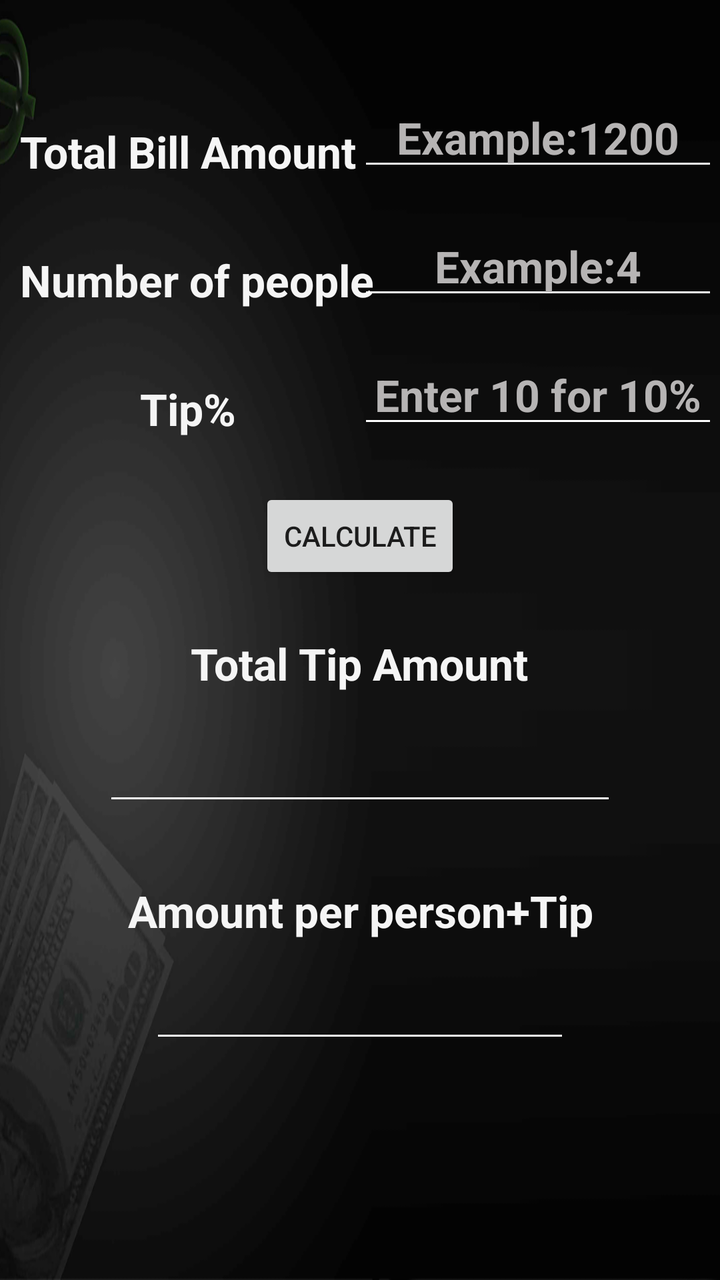
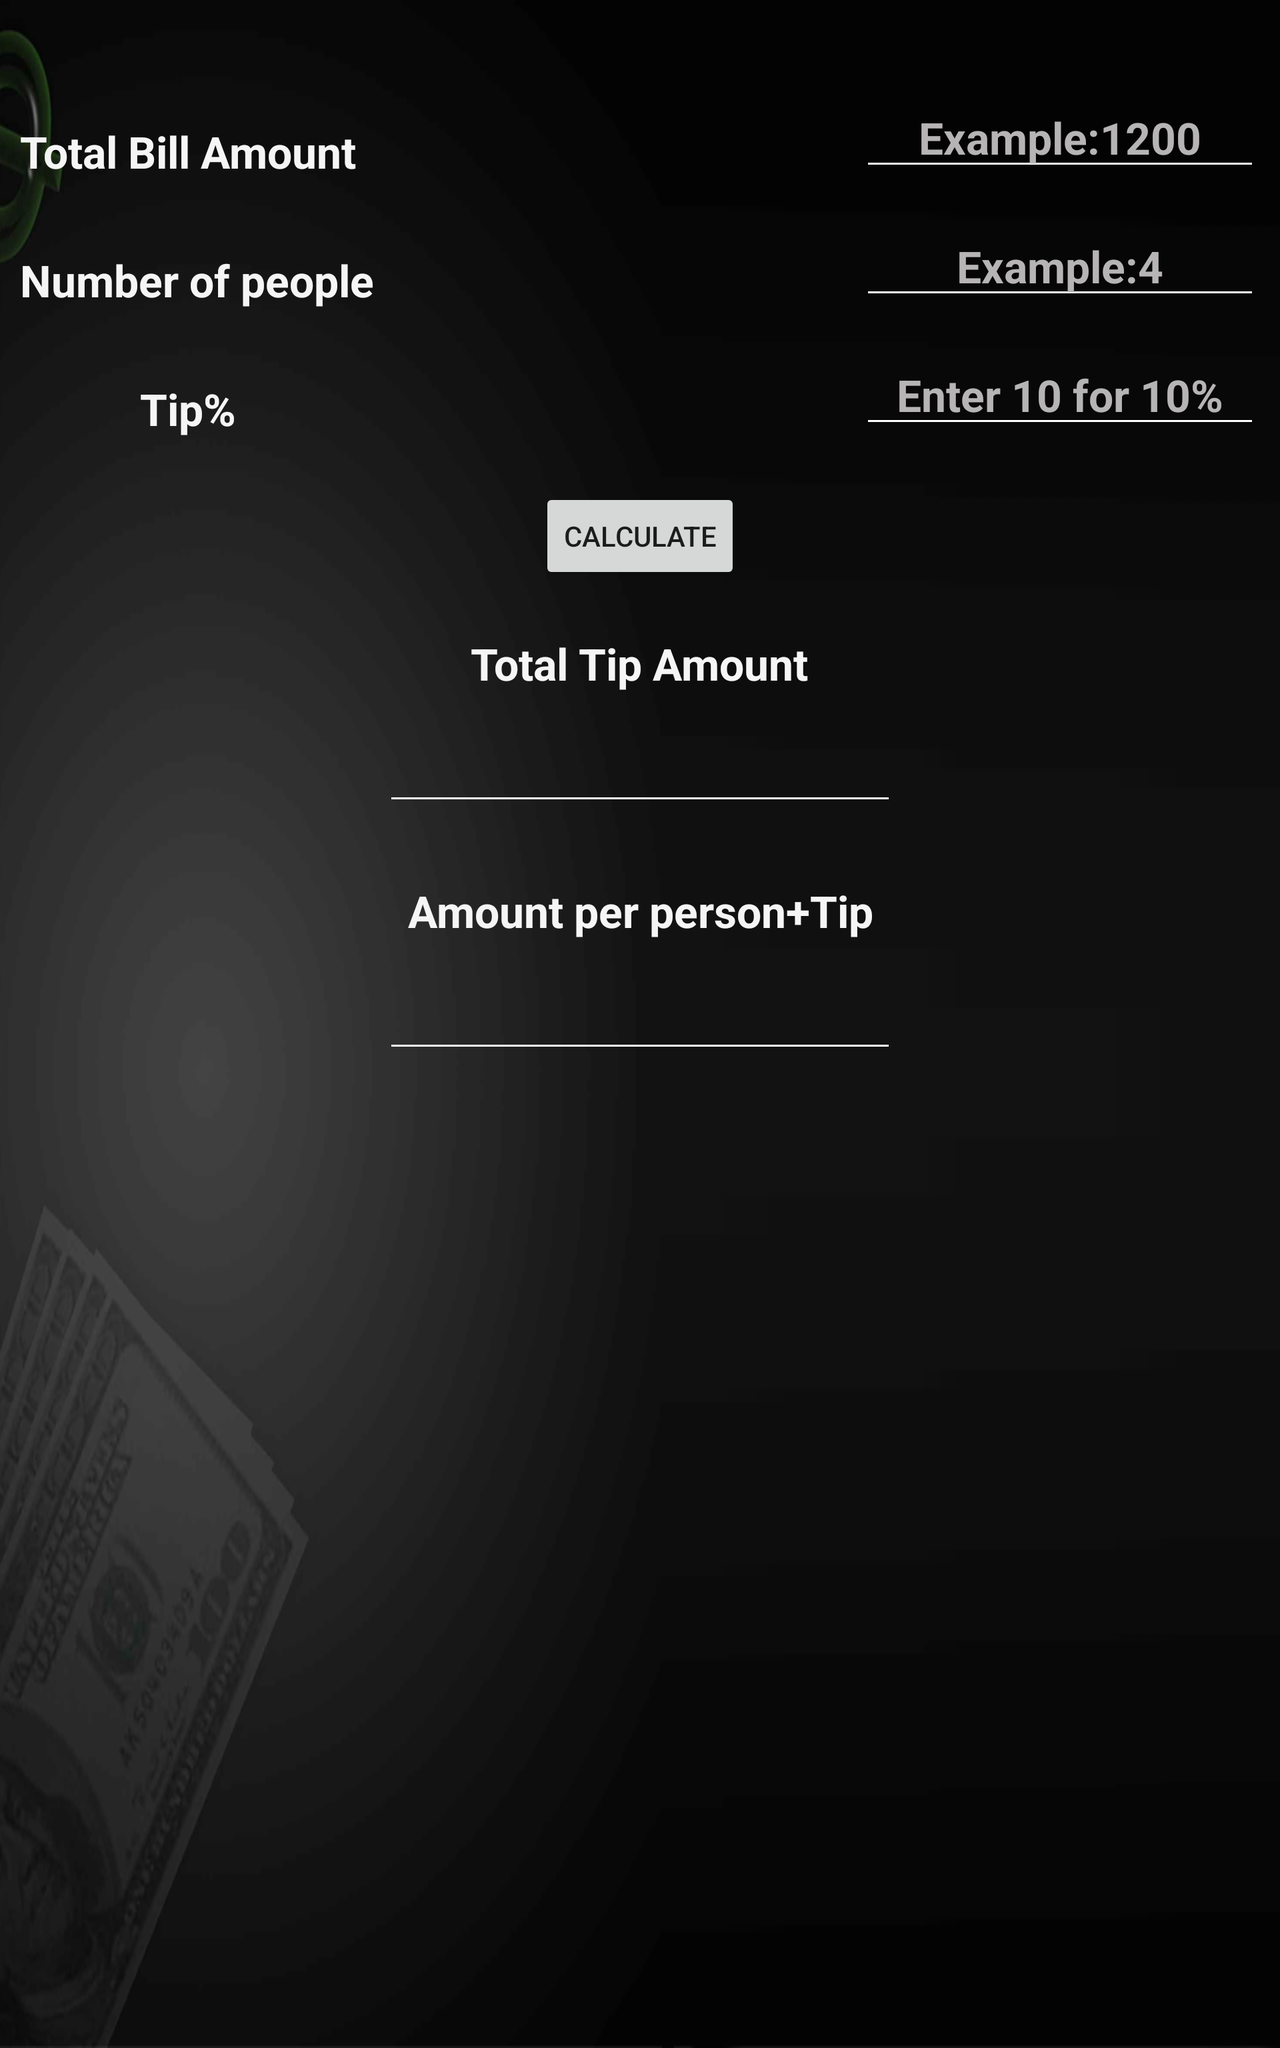

Compare how this app lays out the same screen by default and in its alternative resource folder. The renders come first, then the two layout files and the values they reference.
<!-- AndroidManifest.xml: application theme AppTheme -->
<!-- res/layout/activity_tipcalc.xml -->
<?xml version="1.0" encoding="utf-8"?>
<RelativeLayout xmlns:android="http://schemas.android.com/apk/res/android"
    android:layout_width="match_parent"
    android:layout_height="match_parent"
    android:paddingLeft="10dp"
    android:paddingRight="1dp"
    android:background="@drawable/grad9" >

    <TextView style="@style/white1"
        android:layout_width="wrap_content"
        android:layout_height="wrap_content"
        android:textAppearance="?android:attr/textAppearanceLarge"
        android:text="Total Bill Amount"
        android:id="@+id/textView4"
        android:layout_marginTop="61dp"
        android:layout_alignParentTop="true"
        android:layout_alignParentLeft="true"
        />

    <TextView style="@style/white1"
        android:layout_width="wrap_content"
        android:layout_height="wrap_content"
        android:textAppearance="?android:attr/textAppearanceLarge"
        android:text="Number of people"
        android:id="@+id/textView5"
        android:layout_marginTop="35dp"
        android:layout_below="@+id/textView4"
        android:layout_alignStart="@+id/textView4" />

    <TextView style="@style/white1"
        android:layout_width="wrap_content"
        android:layout_height="wrap_content"
        android:textAppearance="?android:attr/textAppearanceLarge"
        android:text="Tip%"
        android:id="@+id/textView6"
        android:layout_marginTop="35dp"
        android:layout_marginLeft="60dp"
        android:layout_below="@+id/textView5"

         />

    <TextView style="@style/white1"
        android:layout_width="wrap_content"
        android:layout_height="wrap_content"
        android:textAppearance="?android:attr/textAppearanceLarge"
        android:text="Total Tip Amount"
        android:id="@+id/cvi"
        android:layout_below="@+id/btnCal"
        android:layout_marginTop="25dp"
        android:layout_centerHorizontal="true" />

    <EditText style="@style/white1"
        android:layout_width="180dp"
        android:layout_height="wrap_content"
        android:inputType="numberDecimal"
        android:ems="10"
        android:id="@+id/txtCV"
        android:hint="Example:1200"
        android:textColorHint="#b6b4b4"
        android:layout_alignBottom="@+id/textView4"
        android:layout_alignParentEnd="true"
        android:backgroundTint="@android:color/white"/>

    <EditText style="@style/white1"
        android:layout_width="180dp"
        android:layout_height="wrap_content"
        android:inputType="numberDecimal"
        android:ems="10"
        android:id="@+id/txtROI"
        android:hint="Example:4"
        android:textColorHint="#b6b4b4"
        android:layout_alignBottom="@+id/textView5"
        android:layout_alignParentEnd="true"
        android:backgroundTint="@android:color/white"/>

    <EditText style="@style/white1"
        android:layout_width="180dp"
        android:layout_height="wrap_content"
        android:inputType="numberDecimal"
        android:ems="10"
        android:hint="Enter 10 for 10%"
        android:textColorHint="#b6b4b4"
        android:id="@+id/txtNOP"
        android:layout_alignBottom="@+id/textView6"
        android:layout_alignEnd="@+id/txtROI"
        android:backgroundTint="@android:color/white"/>

    <EditText style="@style/white1"
        android:layout_width="wrap_content"
        android:layout_height="wrap_content"
        android:inputType="numberDecimal"
        android:ems="10"
        android:id="@+id/txtSI"
        android:layout_below="@+id/cvi"
        android:layout_centerHorizontal="true"
        android:layout_marginTop="15dp"
        android:backgroundTint="@android:color/white"/>

    <Button
        android:layout_width="wrap_content"
        android:layout_height="wrap_content"
        android:text="@string/cal"
        android:id="@+id/btnCal"
        android:layout_below="@+id/txtNOP"
        android:layout_centerHorizontal="true"
        android:layout_marginTop="25dp"
        android:onClick="pvm" />



    <TextView  style="@style/white1"
        android:layout_width="wrap_content"
        android:layout_height="wrap_content"
        android:textAppearance="?android:attr/textAppearanceLarge"
        android:text="Amount per person+Tip"
        android:id="@+id/textView7"
        android:layout_marginTop="33dp"
        android:layout_below="@+id/txtSI"
        android:layout_centerHorizontal="true" />

    <EditText
        android:layout_width="wrap_content"
        android:layout_height="wrap_content"
        android:inputType="numberDecimal"
        android:ems="10"
        android:id="@+id/txtTAO"
        android:layout_below="@+id/textView7"
        android:layout_centerHorizontal="true"
        android:layout_marginTop="15dp"
        android:backgroundTint="@android:color/white"/>

</RelativeLayout>
<!-- resources referenced by this layout -->
<resources>
  <!-- drawable grad9: jpg bitmap (drawable, 93982 bytes) -->
  <string name="cal">Calculate</string>
  <style name="white1">
          <item name="android:layout_width">wrap_content</item>
          <item name="android:layout_height">wrap_content</item>
          <item name="android:textSize">22dp</item>
          <item name="android:textColor">#f5f5f5</item>
          <item name="android:gravity">center</item>
          <item name="android:textStyle">bold</item>
  
      </style>
  <style name="AppTheme" parent="Theme.AppCompat.Light.DarkActionBar">
          
          <item name="colorPrimary">@color/colorPrimary</item>
          <item name="colorPrimaryDark">@color/colorPrimaryDark</item>
          <item name="colorAccent">@color/colorAccent</item>
      </style>
</resources>
<!-- res/layout-land/activity_tipcalc.xml (the repository's variant of the layout above) -->
<!-- drawn on the phone turned sideways -->
<?xml version="1.0" encoding="utf-8"?>
<ScrollView
    android:id="@+id/scrollViewTC"
    xmlns:android="http://schemas.android.com/apk/res/android"
    android:layout_width="match_parent"
    android:layout_height="match_parent"
    android:fillViewport="true">

<RelativeLayout xmlns:android="http://schemas.android.com/apk/res/android"
    android:layout_width="match_parent"
    android:layout_height="match_parent"
    android:paddingLeft="10dp"
    android:paddingRight="10dp"
    android:background="@drawable/grad9">

    <TextView style="@style/white1"
        android:layout_width="wrap_content"
        android:layout_height="wrap_content"
        android:textAppearance="?android:attr/textAppearanceLarge"
        android:text="Total Bill Amount"
        android:id="@+id/textView4"
        android:layout_marginTop="61dp"
        android:layout_alignParentTop="true"
        android:layout_alignParentLeft="true"/>

    <TextView style="@style/white1"
        android:layout_width="wrap_content"
        android:layout_height="wrap_content"
        android:textAppearance="?android:attr/textAppearanceLarge"
        android:text="Number of people"
        android:id="@+id/textView5"
        android:layout_marginTop="35dp"
        android:layout_below="@+id/textView4"
        android:layout_alignStart="@+id/textView4" />

    <TextView style="@style/white1"
        android:layout_width="wrap_content"
        android:layout_height="wrap_content"
        android:textAppearance="?android:attr/textAppearanceLarge"
        android:text="Tip%"
        android:id="@+id/textView6"
        android:layout_marginTop="35dp"
        android:layout_marginLeft="60dp"
        android:layout_below="@+id/textView5" />

    <TextView style="@style/white1"
        android:layout_width="wrap_content"
        android:layout_height="wrap_content"
        android:textAppearance="?android:attr/textAppearanceLarge"
        android:text="Total Tip Amount"
        android:id="@+id/cvi"
        android:layout_below="@+id/btnCal"
        android:layout_marginTop="25dp"
        android:layout_centerHorizontal="true" />

    <EditText style="@style/white1"
        android:layout_width="200dp"
        android:layout_height="wrap_content"
        android:inputType="numberDecimal"
        android:hint="Example:1200"
        android:textColorHint="#b6b4b4"
        android:ems="10"
        android:id="@+id/txtCV"
        android:layout_alignBottom="@+id/textView4"
        android:layout_alignParentEnd="true"
        android:backgroundTint="@android:color/white"/>

    <EditText style="@style/white1"
        android:layout_width="200dp"
        android:layout_height="wrap_content"
        android:inputType="numberDecimal"
        android:ems="10"
        android:hint="Example:4"
        android:textColorHint="#b6b4b4"
        android:id="@+id/txtROI"
        android:layout_alignBottom="@+id/textView5"
        android:layout_alignParentEnd="true"
        android:backgroundTint="@android:color/white"/>

    <EditText style="@style/white1"
        android:layout_width="200dp"
        android:layout_height="wrap_content"
        android:inputType="numberDecimal"
        android:ems="10"
        android:hint="Enter 10 for 10%"
        android:textColorHint="#b6b4b4"
        android:id="@+id/txtNOP"
        android:layout_alignBottom="@+id/textView6"
        android:layout_alignEnd="@+id/txtROI"
        android:backgroundTint="@android:color/white"/>

    <EditText style="@style/white1"
        android:layout_width="wrap_content"
        android:layout_height="wrap_content"
        android:inputType="numberDecimal"
        android:ems="10"
        android:id="@+id/txtSI"
        android:layout_below="@+id/cvi"
        android:layout_centerHorizontal="true"
        android:layout_marginTop="15dp"
        android:backgroundTint="@android:color/white"/>

    <Button
        android:layout_width="wrap_content"
        android:layout_height="wrap_content"
        android:text="@string/cal"
        android:id="@+id/btnCal"
        android:layout_below="@+id/txtNOP"
        android:layout_centerHorizontal="true"
        android:layout_marginTop="25dp"
        android:onClick="pvm" />


    <TextView  style="@style/white1"
        android:layout_width="wrap_content"
        android:layout_height="wrap_content"
        android:textAppearance="?android:attr/textAppearanceLarge"
        android:text="Amount per person+Tip"
        android:id="@+id/textView7"
        android:layout_marginTop="33dp"
        android:layout_below="@+id/txtSI"
        android:layout_centerHorizontal="true" />

    <EditText style="@style/white1"
        android:layout_width="wrap_content"
        android:layout_height="wrap_content"
        android:inputType="numberDecimal"
        android:ems="10"
        android:id="@+id/txtTAO"
        android:layout_below="@+id/textView7"
        android:layout_centerHorizontal="true"
        android:layout_marginTop="15dp"
        android:backgroundTint="@android:color/white"/>

</RelativeLayout>
</ScrollView>
